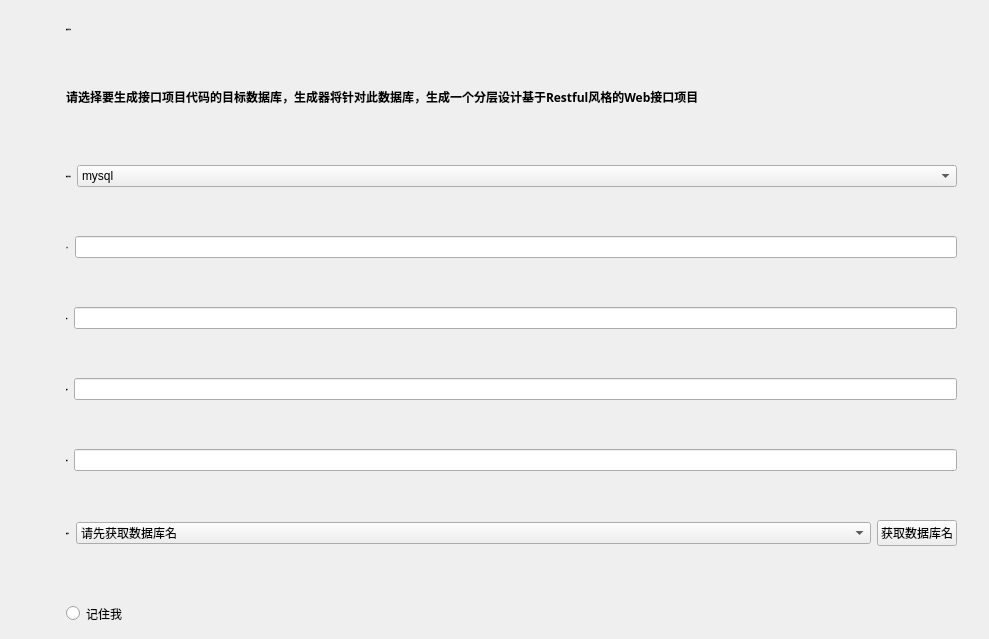
          <widget class="QWidget" name="scrollAreaWidgetContents_1">
           <property name="geometry">
            <rect>
             <x>0</x>
             <y>0</y>
             <width>989</width>
             <height>639</height>
            </rect>
           </property>
           <widget class="QRadioButton" name="radioButton">
            <property name="geometry">
             <rect>
              <x>66</x>
              <y>604</y>
              <width>72</width>
              <height>19</height>
             </rect>
            </property>
            <property name="text">
             <string>记住我</string>
            </property>
           </widget>
           <widget class="QLabel" name="label_db_4">
            <property name="geometry">
             <rect>
              <x>66</x>
              <y>14</y>
              <width>171</width>
              <height>31</height>
             </rect>
            </property>
            <property name="font">
             <font>
              <family>Microsoft YaHei</family>
              <pointsize>-1</pointsize>
              <weight>75</weight>
              <bold>true</bold>
             </font>
            </property>
            <property name="text">
             <string>数据库配置</string>
            </property>
           </widget>
           <widget class="QLabel" name="label_9">
            <property name="geometry">
             <rect>
              <x>66</x>
              <y>88</y>
              <width>792</width>
              <height>19</height>
             </rect>
            </property>
            <property name="font">
             <font>
              <family>Microsoft YaHei</family>
              <pointsize>-1</pointsize>
              <weight>75</weight>
              <bold>true</bold>
             </font>
            </property>
            <property name="frameShape">
             <enum>QFrame::NoFrame</enum>
            </property>
            <property name="frameShadow">
             <enum>QFrame::Plain</enum>
            </property>
            <property name="lineWidth">
             <number>2</number>
            </property>
            <property name="text">
             <string>&lt;html&gt;&lt;head/&gt;&lt;body&gt;&lt;p&gt;&lt;span style=&quot; font-size:9pt;&quot;&gt;请选择要生成接口项目代码的目标数据库，生成器将针对此数据库，生成一个分层设计基于Restful风格的Web接口项目&lt;/span&gt;&lt;/p&gt;&lt;/body&gt;&lt;/html&gt;</string>
            </property>
            <property name="textFormat">
             <enum>Qt::AutoText</enum>
            </property>
           </widget>
           <widget class="QWidget" name="">
            <property name="geometry">
             <rect>
              <x>66</x>
              <y>122</y>
              <width>891</width>
              <height>471</height>
             </rect>
            </property>
            <layout class="QVBoxLayout" name="verticalLayout">
             <item>
              <layout class="QHBoxLayout" name="horizontalLayout_27">
               <item>
                <widget class="QLabel" name="label_db_type_5">
                 <property name="sizePolicy">
                  <sizepolicy hsizetype="Preferred" vsizetype="Preferred">
                   <horstretch>0</horstretch>
                   <verstretch>0</verstretch>
                  </sizepolicy>
                 </property>
                 <property name="font">
                  <font>
                   <family>Microsoft YaHei</family>
                   <pointsize>-1</pointsize>
                   <weight>75</weight>
                   <bold>true</bold>
                  </font>
                 </property>
                 <property name="text">
                  <string>数据库类型</string>
                 </property>
                </widget>
               </item>
               <item>
                <widget class="QComboBox" name="comboBox_db_type">
                 <property name="sizePolicy">
                  <sizepolicy hsizetype="Preferred" vsizetype="Fixed">
                   <horstretch>1</horstretch>
                   <verstretch>0</verstretch>
                  </sizepolicy>
                 </property>
                 <item>
                  <property name="text">
                   <string>mysql</string>
                  </property>
                 </item>
                </widget>
               </item>
              </layout>
             </item>
             <item>
              <layout class="QHBoxLayout" name="horizontalLayout_28">
               <item>
                <widget class="QLabel" name="label_db_host_5">
                 <property name="font">
                  <font>
                   <family>Microsoft YaHei</family>
                   <pointsize>-1</pointsize>
                   <weight>75</weight>
                   <bold>true</bold>
                  </font>
                 </property>
                 <property name="text">
                  <string>主机</string>
                 </property>
                </widget>
               </item>
               <item>
                <widget class="QLineEdit" name="text_host">
                 <property name="sizePolicy">
                  <sizepolicy hsizetype="Expanding" vsizetype="Fixed">
                   <horstretch>0</horstretch>
                   <verstretch>0</verstretch>
                  </sizepolicy>
                 </property>
                 <property name="clearButtonEnabled">
                  <bool>true</bool>
                 </property>
                </widget>
               </item>
              </layout>
             </item>
             <item>
              <layout class="QHBoxLayout" name="horizontalLayout_29">
               <item>
                <widget class="QLabel" name="label_db_port_5">
                 <property name="font">
                  <font>
                   <family>Microsoft YaHei</family>
                   <pointsize>-1</pointsize>
                   <weight>75</weight>
                   <bold>true</bold>
                  </font>
                 </property>
                 <property name="text">
                  <string>端口</string>
                 </property>
                </widget>
               </item>
               <item>
                <widget class="QLineEdit" name="text_port">
                 <property name="clearButtonEnabled">
                  <bool>true</bool>
                 </property>
                </widget>
               </item>
              </layout>
             </item>
             <item>
              <layout class="QHBoxLayout" name="horizontalLayout_30">
               <item>
                <widget class="QLabel" name="label_db_user_5">
                 <property name="font">
                  <font>
                   <family>Microsoft YaHei</family>
                   <pointsize>-1</pointsize>
                   <weight>75</weight>
                   <bold>true</bold>
                  </font>
                 </property>
                 <property name="text">
                  <string>账号</string>
                 </property>
                </widget>
               </item>
               <item>
                <widget class="QLineEdit" name="text_user">
                 <property name="clearButtonEnabled">
                  <bool>true</bool>
                 </property>
                </widget>
               </item>
              </layout>
             </item>
             <item>
              <layout class="QHBoxLayout" name="horizontalLayout_31">
               <item>
                <widget class="QLabel" name="label_db_password_5">
                 <property name="font">
                  <font>
                   <family>Microsoft YaHei</family>
                   <pointsize>-1</pointsize>
                   <weight>75</weight>
                   <bold>true</bold>
                  </font>
                 </property>
                 <property name="text">
                  <string>密码</string>
                 </property>
                </widget>
               </item>
               <item>
                <widget class="QLineEdit" name="text_password">
                 <property name="inputMask">
                  <string/>
                 </property>
                 <property name="echoMode">
                  <enum>QLineEdit::PasswordEchoOnEdit</enum>
                 </property>
                 <property name="clearButtonEnabled">
                  <bool>true</bool>
                 </property>
                </widget>
               </item>
              </layout>
             </item>
             <item>
              <layout class="QHBoxLayout" name="horizontalLayout_32">
               <item>
                <widget class="QLabel" name="label_tables_5">
                 <property name="sizePolicy">
                  <sizepolicy hsizetype="Fixed" vsizetype="Preferred">
                   <horstretch>0</horstretch>
                   <verstretch>0</verstretch>
                  </sizepolicy>
                 </property>
                 <property name="font">
                  <font>
                   <family>Microsoft YaHei</family>
                   <pointsize>-1</pointsize>
                   <weight>75</weight>
                   <bold>true</bold>
                  </font>
                 </property>
                 <property name="text">
                  <string>数据库</string>
                 </property>
                </widget>
               </item>
               <item>
                <widget class="QComboBox" name="comboBox_database">
                 <property name="sizePolicy">
                  <sizepolicy hsizetype="Preferred" vsizetype="Fixed">
                   <horstretch>0</horstretch>
                   <verstretch>0</verstretch>
                  </sizepolicy>
                 </property>
                 <item>
                  <property name="text">
                   <string>请先获取数据库名</string>
                  </property>
                 </item>
                </widget>
               </item>
               <item>
                <widget class="QPushButton" name="button_get_db_names">
                 <property name="sizePolicy">
                  <sizepolicy hsizetype="Fixed" vsizetype="Fixed">
                   <horstretch>0</horstretch>
                   <verstretch>0</verstretch>
                  </sizepolicy>
                 </property>
                 <property name="text">
                  <string>获取数据库名</string>
                 </property>
                </widget>
               </item>
              </layout>
             </item>
            </layout>
           </widget>
          </widget>
